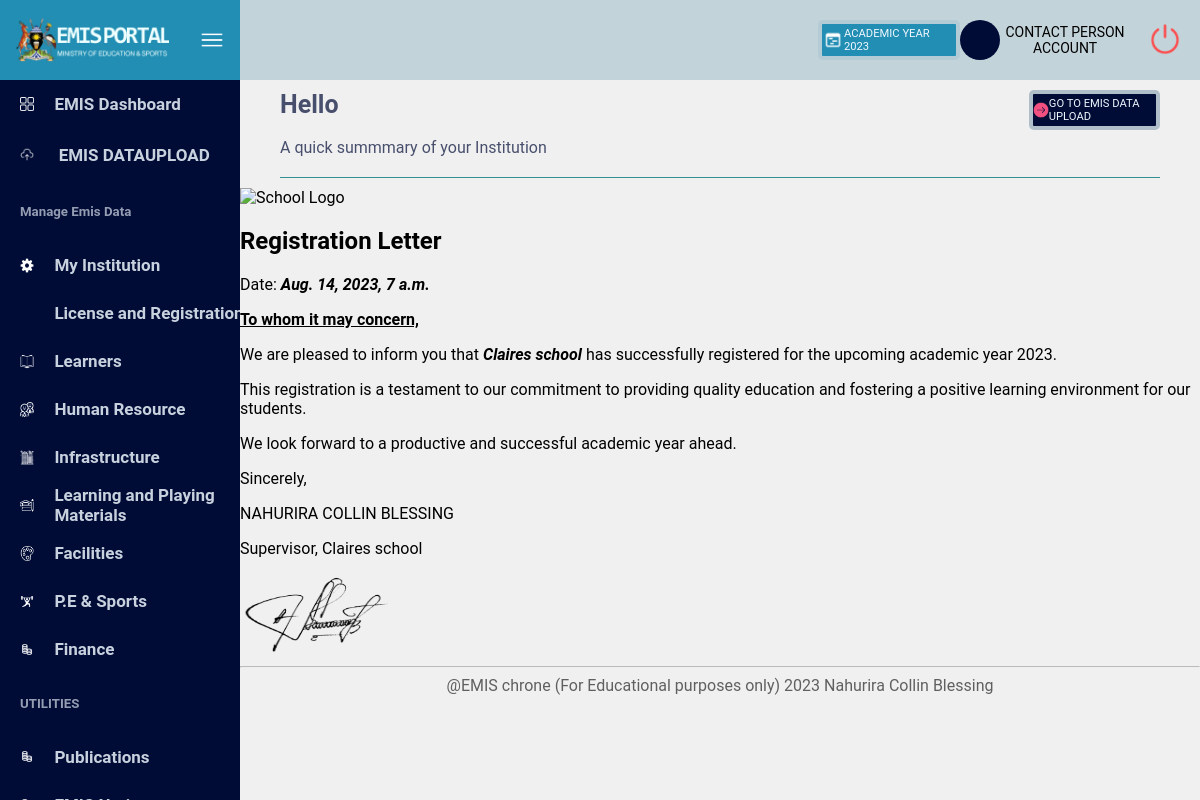
The app's page /learners/license/ (signed in) with its own data.
### signin_signup/models.py (models this page shows, shortened)
class School_register(AbstractUser):
    Userschoolname = models.CharField(max_length=100)
    institutionType = models.CharField(max_length=20)

### learners/views.py (the view)
# urls.py: path("license/", license_view, name="license"),
def license_view(request):
    date = request.user.date_joined
    school_name = request.user.Userschoolname
    context = {"reg_date": date, "school_name": school_name, "academic_year": "2023"}
    return render(request, "license_letter.html", context)

### learners/templates/license_letter.html (shortened to what this page needs)
{% extends 'main.html' %} {% load static %}
        {% block content %}
        <div class="letter-container">
            <div class="header">
                <img src="{% static 'images/school_logo.png' %}" alt="School Logo" width="100px" height="100px">
                <h2>Registration Letter</h2>
            </div>
            <div class="content">
                <p>Date: <i><b>{{ reg_date }}</b></i> </p>
                <p><u><b>To whom it may concern,</b></u></p>
                <p>We are pleased to inform you that <i><b>{{ school_name }}</b></i> has successfully registered for
                    the upcoming
                    academic year {{ academic_year }}.</p>
                <p>This registration is a testament to our commitment to providing quality education and fostering a
                    positive learning environment for our students.</p>
                <p>We look forward to a productive and successful academic year ahead.</p>
                <p>Sincerely,</p>
                <p>NAHURIRA COLLIN BLESSING</p>
                <p>Supervisor, {{ school_name }}</p>
            </div>
            <div class="signature">
                <img src="{% static 'images/principal_signature.png' %}" alt="Principal Signature" width="150px"
                    height="80px">
            </div>
        </div>
        {% endblock %}

### static/css/dashboard.css (style rules this page uses)
body { margin: 0; box-sizing: content-box; font-family: roboto; }

### records on screen
School_register: date_joined "Aug. 14, 2023, 7 a.m.", Userschoolname "Claires school"

### other values on screen
{{ academic_year }} "2023"
